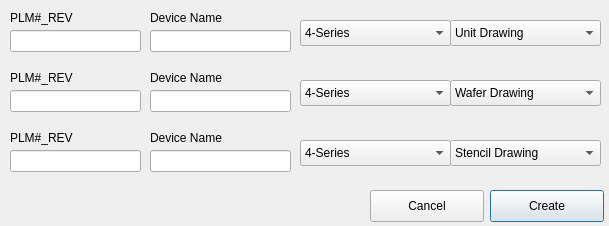
<?xml version="1.0" encoding="UTF-8"?>
<ui version="4.0">
 <class>CreateSubDirs</class>
 <widget class="QDialog" name="CreateSubDirs">
  <property name="geometry">
   <rect>
    <x>0</x>
    <y>0</y>
    <width>609</width>
    <height>226</height>
   </rect>
  </property>
  <property name="sizePolicy">
   <sizepolicy hsizetype="Fixed" vsizetype="Fixed">
    <horstretch>0</horstretch>
    <verstretch>0</verstretch>
   </sizepolicy>
  </property>
  <property name="minimumSize">
   <size>
    <width>609</width>
    <height>226</height>
   </size>
  </property>
  <property name="maximumSize">
   <size>
    <width>609</width>
    <height>226</height>
   </size>
  </property>
  <property name="windowTitle">
   <string>Create Sub-Directories</string>
  </property>
  <widget class="QLineEdit" name="txtPLM1">
   <property name="geometry">
    <rect>
     <x>10</x>
     <y>30</y>
     <width>131</width>
     <height>22</height>
    </rect>
   </property>
  </widget>
  <widget class="QLabel" name="label">
   <property name="geometry">
    <rect>
     <x>10</x>
     <y>10</y>
     <width>101</width>
     <height>16</height>
    </rect>
   </property>
   <property name="text">
    <string>PLM#_REV</string>
   </property>
  </widget>
  <widget class="QLineEdit" name="txtDev1">
   <property name="geometry">
    <rect>
     <x>150</x>
     <y>30</y>
     <width>141</width>
     <height>22</height>
    </rect>
   </property>
  </widget>
  <widget class="QLabel" name="label_2">
   <property name="geometry">
    <rect>
     <x>150</x>
     <y>10</y>
     <width>101</width>
     <height>16</height>
    </rect>
   </property>
   <property name="text">
    <string>Device Name</string>
   </property>
  </widget>
  <widget class="QComboBox" name="cbTech1">
   <property name="geometry">
    <rect>
     <x>300</x>
     <y>20</y>
     <width>151</width>
     <height>26</height>
    </rect>
   </property>
   <property name="currentIndex">
    <number>1</number>
   </property>
   <item>
    <property name="text">
     <string>3-Series</string>
    </property>
   </item>
   <item>
    <property name="text">
     <string>4-Series</string>
    </property>
   </item>
   <item>
    <property name="text">
     <string>BOP</string>
    </property>
   </item>
   <item>
    <property name="text">
     <string>M-Series-3-Layer</string>
    </property>
   </item>
   <item>
    <property name="text">
     <string>M-Series-4-Layer</string>
    </property>
   </item>
   <item>
    <property name="text">
     <string>M-Series-5-Layer</string>
    </property>
   </item>
  </widget>
  <widget class="QComboBox" name="cbDraw1">
   <property name="geometry">
    <rect>
     <x>450</x>
     <y>20</y>
     <width>151</width>
     <height>26</height>
    </rect>
   </property>
   <item>
    <property name="text">
     <string>Unit Drawing</string>
    </property>
   </item>
   <item>
    <property name="text">
     <string>Wafer Drawing</string>
    </property>
   </item>
   <item>
    <property name="text">
     <string>Stencil Drawing</string>
    </property>
   </item>
  </widget>
  <widget class="QLineEdit" name="txtPLM2">
   <property name="geometry">
    <rect>
     <x>10</x>
     <y>90</y>
     <width>131</width>
     <height>22</height>
    </rect>
   </property>
  </widget>
  <widget class="QLabel" name="label_3">
   <property name="geometry">
    <rect>
     <x>150</x>
     <y>70</y>
     <width>101</width>
     <height>16</height>
    </rect>
   </property>
   <property name="text">
    <string>Device Name</string>
   </property>
  </widget>
  <widget class="QComboBox" name="cbTech2">
   <property name="geometry">
    <rect>
     <x>300</x>
     <y>80</y>
     <width>151</width>
     <height>26</height>
    </rect>
   </property>
   <property name="currentIndex">
    <number>1</number>
   </property>
   <item>
    <property name="text">
     <string>3-Series</string>
    </property>
   </item>
   <item>
    <property name="text">
     <string>4-Series</string>
    </property>
   </item>
   <item>
    <property name="text">
     <string>BOP</string>
    </property>
   </item>
   <item>
    <property name="text">
     <string>M-Series-3-Layer</string>
    </property>
   </item>
   <item>
    <property name="text">
     <string>M-Series-4-Layer</string>
    </property>
   </item>
   <item>
    <property name="text">
     <string>M-Series-5-Layer</string>
    </property>
   </item>
  </widget>
  <widget class="QLineEdit" name="txtDev2">
   <property name="geometry">
    <rect>
     <x>150</x>
     <y>90</y>
     <width>141</width>
     <height>22</height>
    </rect>
   </property>
  </widget>
  <widget class="QComboBox" name="cbDraw2">
   <property name="geometry">
    <rect>
     <x>450</x>
     <y>80</y>
     <width>151</width>
     <height>26</height>
    </rect>
   </property>
   <property name="currentIndex">
    <number>1</number>
   </property>
   <item>
    <property name="text">
     <string>Unit Drawing</string>
    </property>
   </item>
   <item>
    <property name="text">
     <string>Wafer Drawing</string>
    </property>
   </item>
   <item>
    <property name="text">
     <string>Stencil Drawing</string>
    </property>
   </item>
  </widget>
  <widget class="QLabel" name="label_4">
   <property name="geometry">
    <rect>
     <x>10</x>
     <y>70</y>
     <width>101</width>
     <height>16</height>
    </rect>
   </property>
   <property name="text">
    <string>PLM#_REV</string>
   </property>
  </widget>
  <widget class="QLineEdit" name="txtPLM3">
   <property name="geometry">
    <rect>
     <x>10</x>
     <y>150</y>
     <width>131</width>
     <height>22</height>
    </rect>
   </property>
  </widget>
  <widget class="QLabel" name="label_5">
   <property name="geometry">
    <rect>
     <x>150</x>
     <y>130</y>
     <width>101</width>
     <height>16</height>
    </rect>
   </property>
   <property name="text">
    <string>Device Name</string>
   </property>
  </widget>
  <widget class="QComboBox" name="cbTech3">
   <property name="geometry">
    <rect>
     <x>300</x>
     <y>140</y>
     <width>151</width>
     <height>26</height>
    </rect>
   </property>
   <property name="currentIndex">
    <number>1</number>
   </property>
   <item>
    <property name="text">
     <string>3-Series</string>
    </property>
   </item>
   <item>
    <property name="text">
     <string>4-Series</string>
    </property>
   </item>
   <item>
    <property name="text">
     <string>BOP</string>
    </property>
   </item>
   <item>
    <property name="text">
     <string>M-Series-3-Layer</string>
    </property>
   </item>
   <item>
    <property name="text">
     <string>M-Series-4-Layer</string>
    </property>
   </item>
   <item>
    <property name="text">
     <string>M-Series-5-Layer</string>
    </property>
   </item>
  </widget>
  <widget class="QLineEdit" name="txtDev3">
   <property name="geometry">
    <rect>
     <x>150</x>
     <y>150</y>
     <width>141</width>
     <height>22</height>
    </rect>
   </property>
  </widget>
  <widget class="QComboBox" name="cbDraw3">
   <property name="geometry">
    <rect>
     <x>450</x>
     <y>140</y>
     <width>151</width>
     <height>26</height>
    </rect>
   </property>
   <property name="currentIndex">
    <number>2</number>
   </property>
   <item>
    <property name="text">
     <string>Unit Drawing</string>
    </property>
   </item>
   <item>
    <property name="text">
     <string>Wafer Drawing</string>
    </property>
   </item>
   <item>
    <property name="text">
     <string>Stencil Drawing</string>
    </property>
   </item>
  </widget>
  <widget class="QLabel" name="label_6">
   <property name="geometry">
    <rect>
     <x>10</x>
     <y>130</y>
     <width>101</width>
     <height>16</height>
    </rect>
   </property>
   <property name="text">
    <string>PLM#_REV</string>
   </property>
  </widget>
  <widget class="QPushButton" name="btnCreate">
   <property name="geometry">
    <rect>
     <x>490</x>
     <y>190</y>
     <width>114</width>
     <height>32</height>
    </rect>
   </property>
   <property name="text">
    <string>Create</string>
   </property>
   <property name="default">
    <bool>true</bool>
   </property>
  </widget>
  <widget class="QPushButton" name="btnCancel">
   <property name="geometry">
    <rect>
     <x>370</x>
     <y>190</y>
     <width>114</width>
     <height>32</height>
    </rect>
   </property>
   <property name="text">
    <string>Cancel</string>
   </property>
  </widget>
 </widget>
 <tabstops>
  <tabstop>txtPLM1</tabstop>
  <tabstop>txtDev1</tabstop>
  <tabstop>cbTech1</tabstop>
  <tabstop>cbDraw1</tabstop>
  <tabstop>txtPLM2</tabstop>
  <tabstop>txtDev2</tabstop>
  <tabstop>cbTech2</tabstop>
  <tabstop>cbDraw2</tabstop>
  <tabstop>txtPLM3</tabstop>
  <tabstop>txtDev3</tabstop>
  <tabstop>cbTech3</tabstop>
  <tabstop>cbDraw3</tabstop>
  <tabstop>btnCreate</tabstop>
  <tabstop>btnCancel</tabstop>
 </tabstops>
 <resources/>
 <connections/>
</ui>
